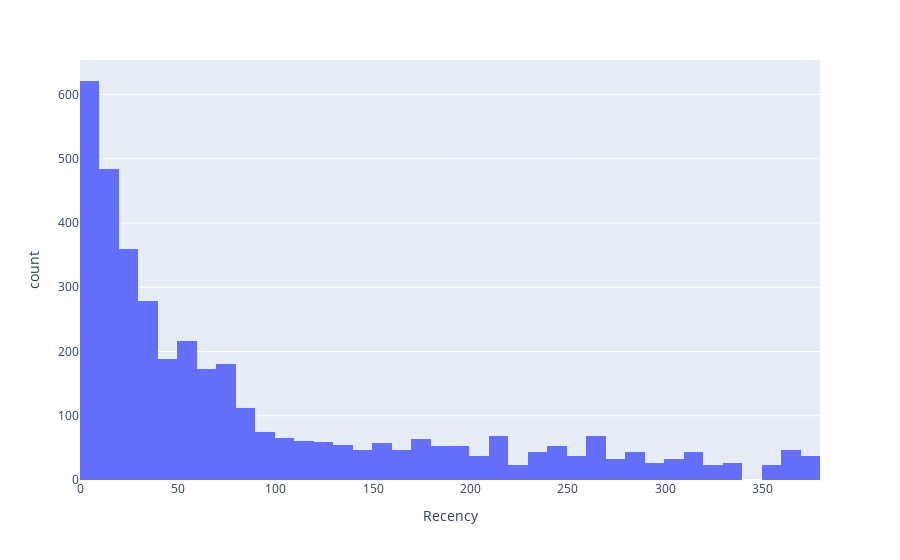

Notebook code for this chart:
### Code cell
#Recency distribution plot
fig = px.histogram(RFMScores, x="Recency")
fig.show()

### Figure 1 — Plotly figure (JSON) as saved in the notebook; plotly's stock layout.template omitted (floating-point values rounded to 4 significant figures; data arrays with more than 128 entries replaced by an {"elided": "..."} marker saying what was removed)
{"data": [{"alignmentgroup": "True", "bingroup": "x", "hovertemplate": "Recency=%{x}<br>count=%{y}<extra></extra>", "legendgroup": "", "marker": {"color": "#636efa"}, "name": "", "offsetgroup": "", "orientation": "v", "showlegend": false, "type": "histogram", "x": {"elided": "3921 int values"}, "xaxis": "x", "yaxis": "y"}], "layout": {"barmode": "relative", "legend": {"tracegroupgap": 0}, "margin": {"t": 60}, "xaxis": {"anchor": "y", "domain": [0, 1], "title": {"text": "Recency"}}, "yaxis": {"anchor": "x", "domain": [0, 1], "title": {"text": "count"}}}}
